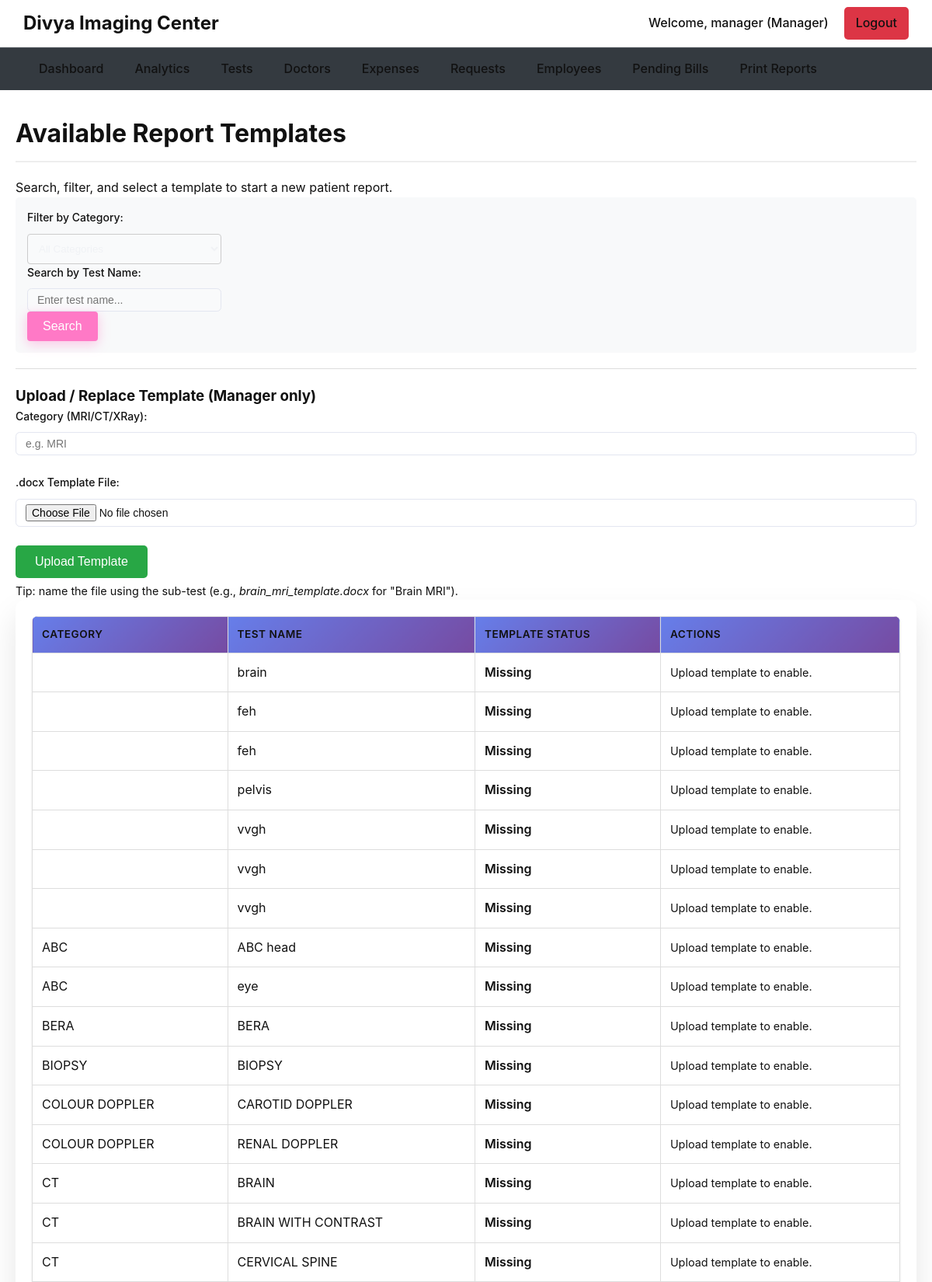
/writer/view_templates.php (signed in, upper part), run on the app's committed database.
### tables this page shows
CREATE TABLE `tests` (
  `id` int(11) NOT NULL,
  `main_test_name` varchar(100) NOT NULL,
  `sub_test_name` varchar(100) DEFAULT NULL,
  `price` decimal(10,2) NOT NULL,
  `default_payable_amount` decimal(10,2) NOT NULL DEFAULT 0.00,
  `report_format` longtext DEFAULT NULL,
  `created_at` timestamp NOT NULL DEFAULT current_timestamp(),
  `document` varchar(255) DEFAULT NULL
);

### writer/view_templates.php (the view, shortened to what this page needs)
<?php
require_once '../includes/db_connect.php';
$search_term = isset($_GET['search']) ? trim($_GET['search']) : '';
$query = "SELECT t.id, t.main_test_name, t.sub_test_name, t.document
          FROM tests t
          WHERE 1=1";
$query .= " ORDER BY t.main_test_name, t.sub_test_name";
$stmt = $conn->prepare($query);
$stmt->execute();
$templates = $stmt->get_result();
require_once '../includes/header.php';
$is_manager = ($_SESSION['role'] ?? '') === 'manager';
?>
<div class="dashboard-container">
    <h1>Available Report Templates</h1>
    <p>Search, filter, and select a template to start a new patient report.</p>
    <div class="filter-form">
        <form action="view_templates.php" method="GET" class="template-filter-form">
            <div class="form-group">
                <label for="category_filter">Filter by Category:</label>
                <select name="category" id="category_filter" onchange="this.form.submit()">
                    <option value="all">All Categories</option>
                </select>
            </div>
            <div class="form-group">
                <label for="search">Search by Test Name:</label>
                <input type="text" name="search" id="search" placeholder="Enter test name..." value="<?php echo htmlspecialchars($search_term); ?>">
            </div>
            <button type="submit" class="btn-submit">Search</button>
        </form>
    </div>
    <?php if ($is_manager): ?>
    <div class="upload-form" style="margin-top:20px; border-top:1px solid #ddd; padding-top:20px;">
        <h3>Upload / Replace Template (Manager only)</h3>
        <form action="upload_template.php" method="POST" enctype="multipart/form-data">
            <div class="form-group">
                <label for="category">Category (MRI/CT/XRay):</label>
                <input type="text" id="category" name="category" required placeholder="e.g. MRI">
            </div>
            <div class="form-group">
                <label for="template_file">.docx Template File:</label>
                <input type="file" id="template_file" name="template_file" accept=".docx" required>
            </div>
            <div style="margin-top:10px;">
                <button type="submit" class="btn-submit">Upload Template</button>
            </div>
            <p style="font-size: 0.9rem; color:#555; margin-top:5px;">Tip: name the file using the sub-test (e.g., <em>brain_mri_template.docx</em> for "Brain MRI").</p>
        </form>
    </div>
    <?php endif; ?>
    <div class="table-container">
        <table class="data-table">
            <thead>
                <tr>
                    <th>Category</th>
                    <th>Test Name</th>
                    <th>Template Status</th>
                    <th>Actions</th>
                </tr>
            </thead>
            <tbody>
                <?php if ($templates->num_rows > 0): ?>
                    <?php while($template = $templates->fetch_assoc()): ?>
                        <?php
                            $found_template = '';
                            $template_status = $found_template ? 'Available' : 'Missing';
                            $downloadPath = '';
                            $usePath = $found_template ? 'create_report_from_template.php?test_id=' . $template['id'] : '';
                        ?>
                        <tr>
                            <td><?php echo htmlspecialchars($template['main_test_name']); ?></td>
                            <td><?php echo htmlspecialchars($template['sub_test_name']); ?></td>
                            <td>
                                <?php if ($template_status === 'Available'): ?>
                                    <span style="color: #0a8754; font-weight:600;">Available</span>
                                <?php else: ?>
                                    <span style="color: #b21f1f; font-weight:600;">Missing</span>
                                <?php endif; ?>
                            </td>
                            <td>
                                <?php if ($found_template): ?>
                                    <a href="<?php echo $usePath; ?>" class="btn-action btn-primary">Use Template</a>
                                    <a href="<?php echo $downloadPath; ?>" class="btn-action btn-view">Download</a>
                                <?php else: ?>
                                    <span style="font-size:0.9rem; color:#666;">Upload template to enable.</span>
                                <?php endif; ?>
                            </td>
                        </tr>
                    <?php endwhile; ?>
                <?php else: ?>
                    <tr>
                        <td colspan="4" class="text-center">No report templates found matching your criteria.</td>
                    </tr>
                <?php endif; ?>
            </tbody>
        </table>
    </div>
</div>
<?php require_once '../includes/footer.php'; ?>

### data on the page
tests: sub_test_name "brain"
tests: sub_test_name "feh"
tests: sub_test_name "feh"
tests: sub_test_name "pelvis"
tests: sub_test_name "vvgh"
tests: sub_test_name "vvgh"
tests: sub_test_name "vvgh"
tests: main_test_name "ABC", sub_test_name "ABC head"
tests: main_test_name "ABC", sub_test_name "eye"
tests: main_test_name "BERA", sub_test_name "BERA"
tests: main_test_name "BIOPSY", sub_test_name "BIOPSY"
tests: main_test_name "COLOUR DOPPLER", sub_test_name "CAROTID DOPPLER"
tests: main_test_name "COLOUR DOPPLER", sub_test_name "RENAL DOPPLER"
tests: main_test_name "CT", sub_test_name "BRAIN"
tests: main_test_name "CT", sub_test_name "BRAIN WITH CONTRAST"
tests: main_test_name "CT", sub_test_name "CERVICAL SPINE"

### other printed values
$username "manager"
$role "Manager"
